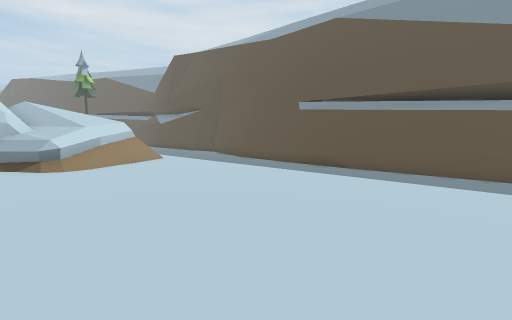
view 1 (above)

21 first-person views from a walk through a Unity game level. The camera is 1.2 m above the floor, tilts 8° down and sees 90° across. The floor is counted in squares, 1 m on a side. Each view is taken from the middle of a square. On the plan, view 1 faces up. The plan holds only what a view shows up to about 12 squares ahead; the rest is blank. The place goes on beyond the plan. The player character is not drawn.

view 2
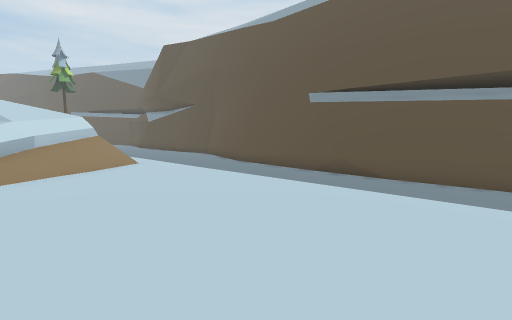

view 3
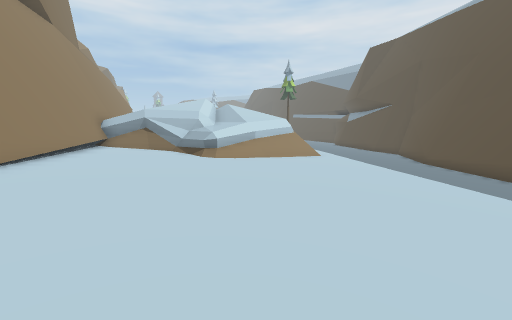

view 4
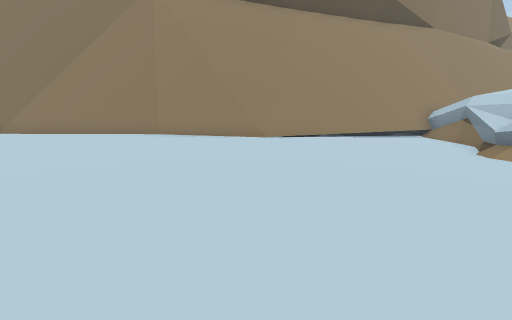

view 5
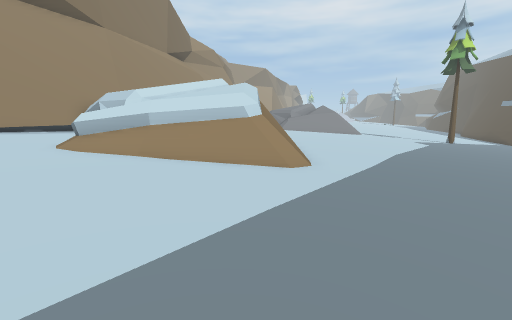

view 6
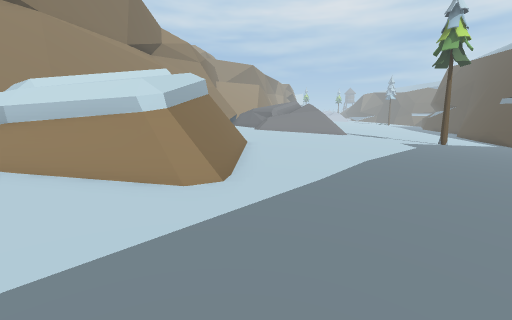

view 7
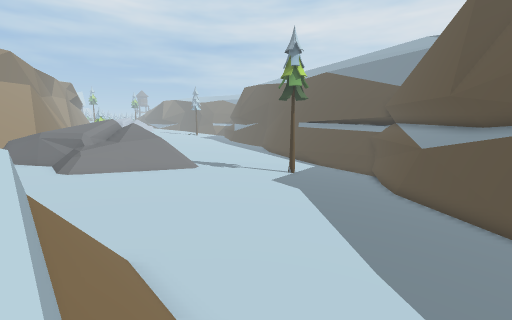

view 8
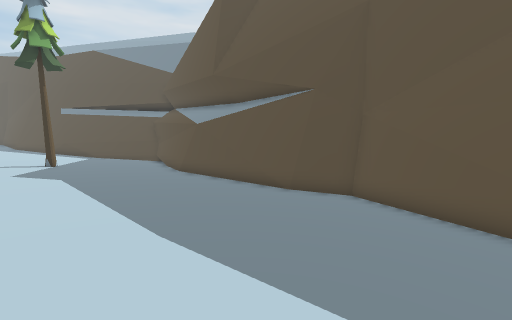

view 9
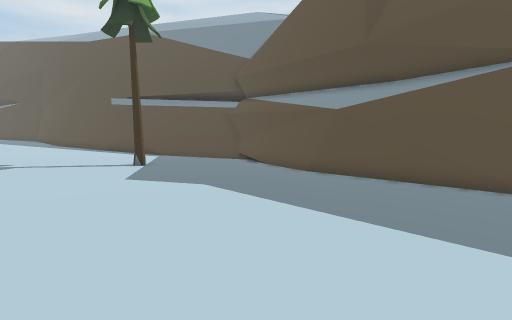

view 10
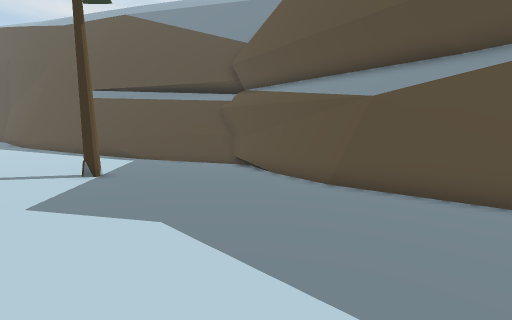

view 11
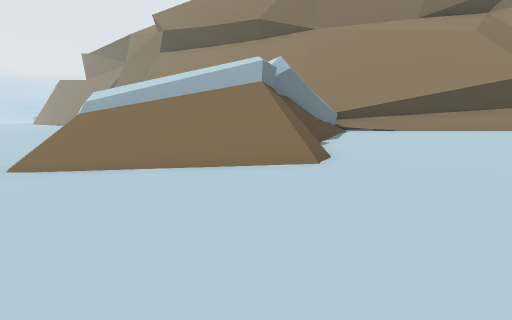

view 12
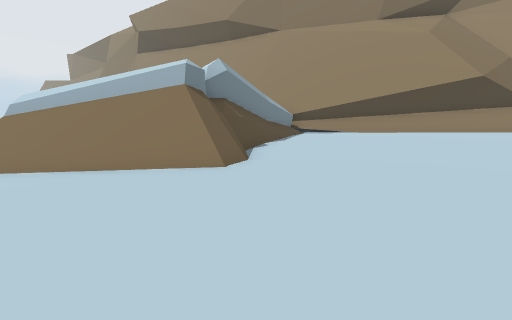

view 13
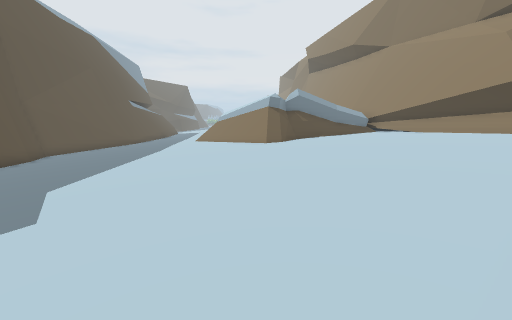

view 14
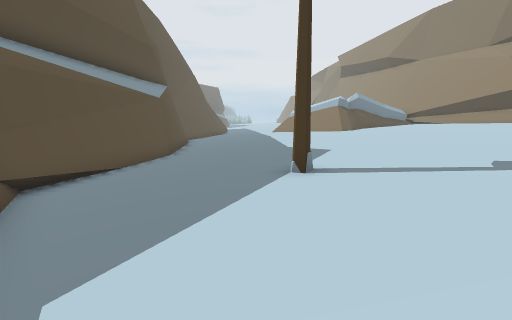

view 15
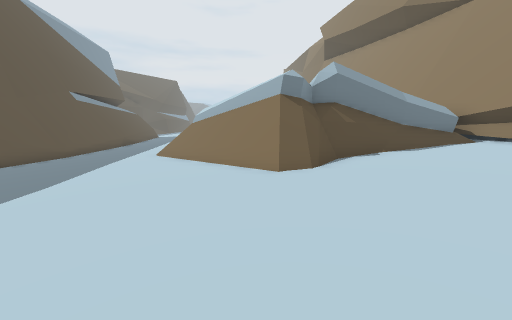

view 16
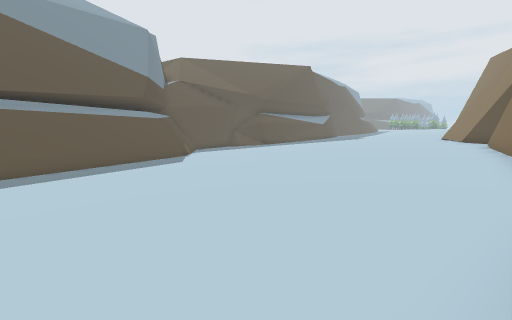

view 17
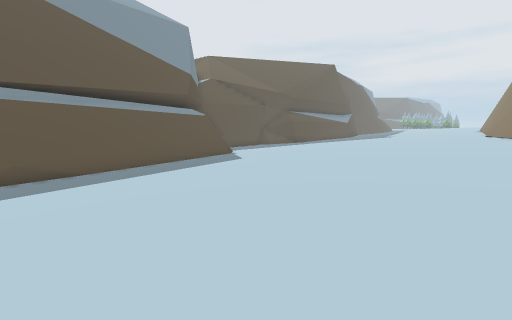

view 18
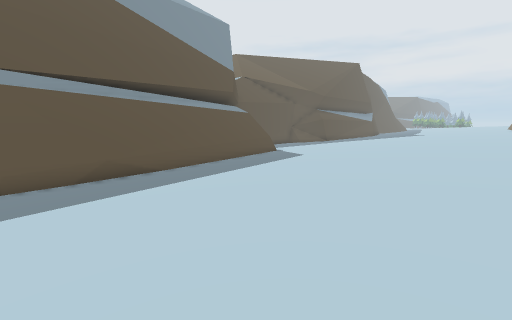

view 19
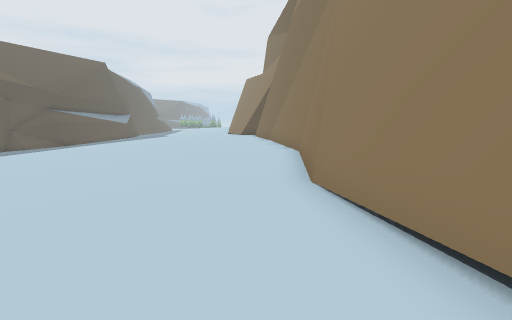

view 20
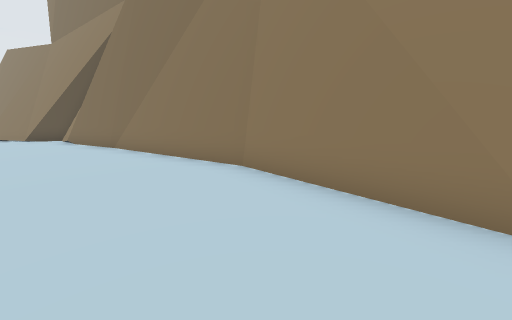

view 21
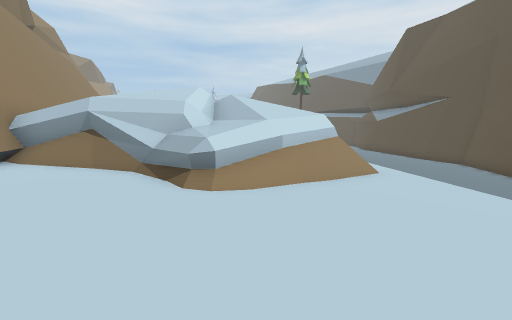

### Floor plan
Key: @ floor where view 1 was taken; # wall or solid block; . main floor; : floor 0.25 m higher than the main floor; - floor 0.25 m lower than the main floor; + floor 0.5 m higher than the main floor; _ floor 0.5 m lower than the main floor; * floor 0.75 m higher than the main floor; < floor 0.75 m lower than the main floor; ( floor 1 m lower than the main floor; % floor 2.25 m higher than the main floor; & floor 2.5 m higher than the main floor; $ floor 2.75 m higher than the main floor; / step, stairs or slope; = window, fence, low wall or low ledge; ^ raised ledge; v drop or lower ground.
Columns run from 21 left of view 1 to 7 right of it. Each row starts with its distance up from view 1.
 32 <<<<<(=##v
 31 <<<<<<<(##v
 30 __<<<<<<##vv
 29 ___<<<<<<##v
 28 -____<<<<<# vv
 27 --_#___<<<## vvv
 26 ----____<<<### vv
 25 ------____<<<##
 24 -------_____<<### v
 23 ..-------____<</###v
 22 ....-------____<<<#
 21 .....-------_____<##v
 20 .......-------____<#
 19 .........-------___##
 18 ..........--------__#
 17 :...........-------_###
 16 ::............-------### vvvv
 15 ::::...........-------### vvv
 14 +:::::...##===///------### vv
 13 +++::::..#v//////..-----###
 12 +++++:::=#//////.....----=###
 11 +++++++:##//////......----=##
 10 ##+++++## $&////........----#
  9 ####+++##  &%=//..........--
  8    #####   ^#=//...........--
  7      ###   ##/::::...........
  6        #####+++::::..........
  5          ###+++++::::........
  4           ###+++++:::::......
  3             ###+++++::::.....
  2              ###++++++::::...
  1               ###++++++:::::.
  0                 ##+++@+++::::
 -1                  ##*+++++++::
 -2                   ##*++++++++
 -3                    ##**++++++
 -4                     ##***++++
 -5                      ###**+++
 -6                        ##***+
 -7                         ###**
 -8                           ##*

Where each view was taken, in squares from view 1:
view 1: 0 up, 0 right, facing up
view 2: 3 up, 0 right, facing up
view 3: 2 up, 2 right, facing up-left
view 4: 8 up, 3 right, facing down-left
view 5: 13 up, 1 right, facing left
view 6: 15 up, 1 left, facing left
view 7: 13 up, 7 left, facing up-left
view 8: 14 up, 7 left, facing up
view 9: 17 up, 13 left, facing up
view 10: 20 up, 13 left, facing up
view 11: 20 up, 11 left, facing down
view 12: 20 up, 13 left, facing down
view 13: 24 up, 21 left, facing down-right
view 14: 32 up, 21 left, facing down-right
view 15: 19 up, 16 left, facing down-right
view 16: 2 up, 5 left, facing right
view 17: 5 up, 5 left, facing right
view 18: 8 up, 5 left, facing right
view 19: 5 up, 7 left, facing down-right
view 20: 3 up, 2 left, facing down
view 21: 5 up, 2 left, facing up-left
